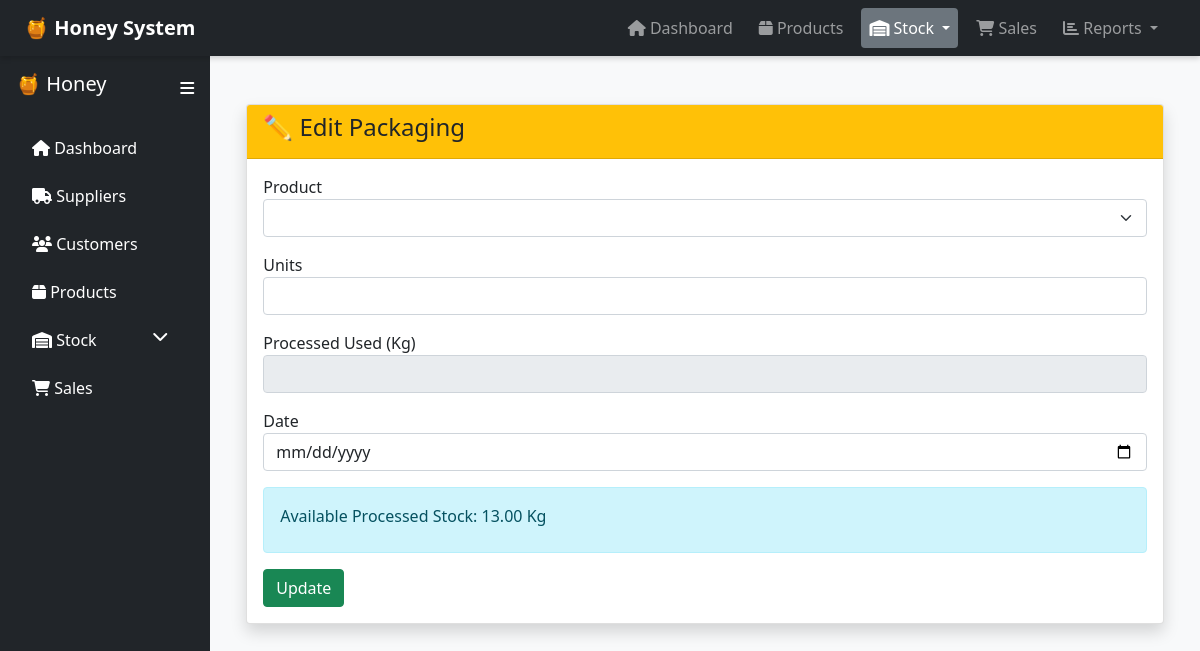
Page /stock/packaging/edit.php on the earlier database version.
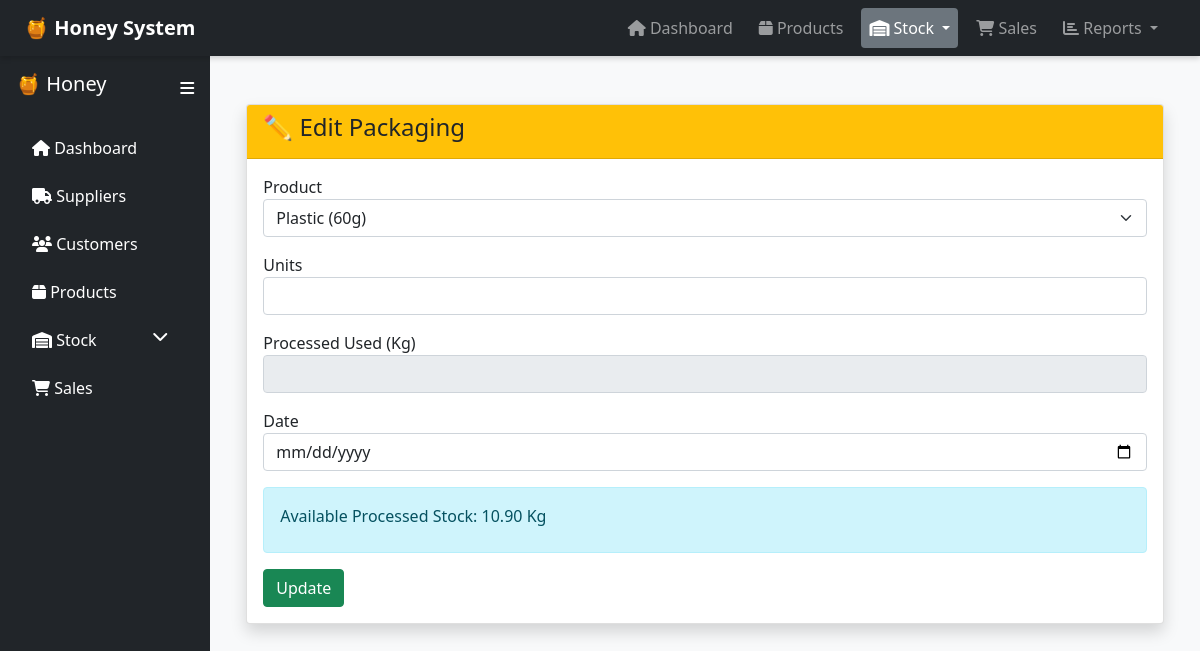
Same page on the later database version.
### tables this page shows
CREATE TABLE `processedhoneystock` (
  `ID` int(11) NOT NULL,
  `QuantityAvailableKg` decimal(10,2) DEFAULT 0.00,
  `LastUpdated` timestamp NOT NULL DEFAULT current_timestamp() ON UPDATE current_timestamp()
);

### stock/packaging/edit.php (the view, shortened to what this page needs)
<?php
include("../../config/db.php");
include("../../includes/layout.php");
$id = $_GET['id'];
$stmt = $conn->prepare("SELECT * FROM packaging WHERE PackagingID=?");
$stmt->execute([$id]);
$data = $stmt->fetch();
$products = $conn->query("SELECT * FROM products")->fetchAll();
$stock = $conn->query("SELECT QuantityAvailableKg FROM processedhoneystock LIMIT 1")->fetch();
$availableProcessed = $stock['QuantityAvailableKg'];
?>
<div class="container mt-4">
<div class="card shadow">
<div class="card-header bg-warning">
    <h4>✏️ Edit Packaging</h4>
</div>
<div class="card-body">
<form method="POST">
<div class="mb-3">
<label>Product</label>
<select id="productSelect" name="ProductID" class="form-select">
<?php foreach ($products as $p): ?>
<option value="<?= $p['ProductID'] ?>"
    data-size="<?= $p['Size'] ?>"
    <?= $p['ProductID'] == $data['ProductID'] ? 'selected' : '' ?>>
    <?= $p['Name'] ?> (<?= $p['Size'] ?>)
</option>
<?php endforeach; ?>
</select>
</div>
<div class="mb-3">
<label>Units</label>
<input type="number" id="units" name="QuantityProduced"
value="<?= $data['QuantityProduced'] ?>" class="form-control">
</div>
<div class="mb-3">
<label>Processed Used (Kg)</label>
<input type="number" id="processedKg" name="ProcessedUsedKg"
value="<?= $data['ProcessedUsedKg'] ?>" class="form-control" readonly>
</div>
<div class="mb-3">
<label>Date</label>
<input type="date" name="PackagingDate"
value="<?= $data['PackagingDate'] ?>" class="form-control">
</div>
<div class="alert alert-info">
Available Processed Stock: <?= $availableProcessed ?> Kg
</div>
<button id="submitBtn" class="btn btn-success">Update</button>
</form>
</div>
</div>
</div>
<?php include("../../includes/footer.php"); ?>

Differences in the rows shown:
changed processedhoneystock: QuantityAvailableKg "13.00" → "10.90"
Other differences:
form field ProductID: (not shown) → "Plastic (60g)"
